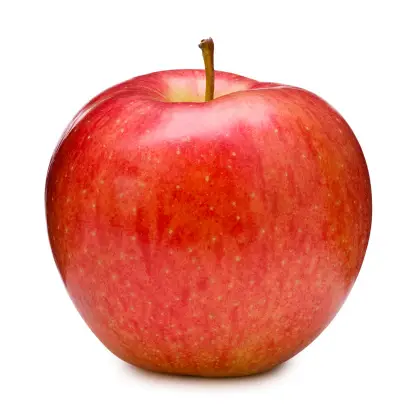
#> input picture a_image.webp, 414 x 414 px
$ python run.py
#> lines starting #> are read from the running program, lines starting #| are printed output that depends on the picture
#> further down, image is the input picture: shape (414, 414, 3); mean B, G, R 157.1, 167.2, 234.2
import cv2
import numpy as np


def convert_to_gray_scale(image):
    R, G, B = 0.21, 0.72, 0.07

    r_channel = image[:, :, 0]
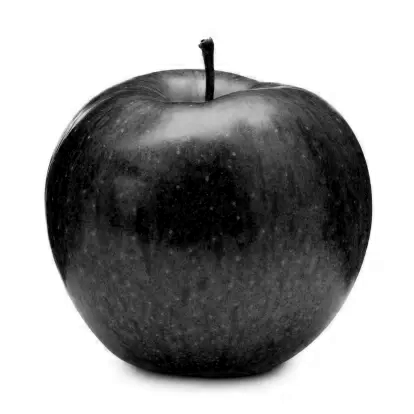
#> r_channel: shape (414, 414); min 0, max 255, mean 157.1
    g_channel = image[:, :, 1]
    b_channel = image[:, :, 2]
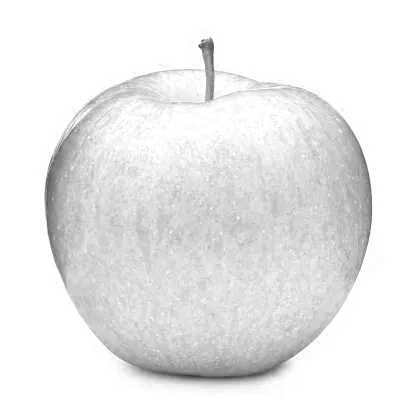
#> b_channel: shape (414, 414); min 63, max 255, mean 234.2

    gray_scale_image = R * r_channel + G * g_channel + B * b_channel

    gray_scale_image = gray_scale_image.astype("uint8")

    return gray_scale_image


def convolution_2d(image, kernel):
    image_height, image_width = image.shape
#> image_height = 414; image_width = 414
    kernel_height, kernel_width = kernel.shape

    output_height = image_height - kernel_height + 1
#> output_height = 412
    output_width = image_width - kernel_width + 1
#> output_width = 412

    output = np.zeros((output_height, output_width), "float32")

    for i in range(output_height):
        for j in range(output_width):
            image_region = image[i:i+kernel_height, j:j+kernel_width]
            output[i, j] = np.sum(image_region * kernel)

    return output


def apply_gaussian_filter(image):
    gaussian_filter_3x3 = np.array([
        [1, 2, 1],
        [2, 4, 2],
        [1, 2, 1],
    ], "float32") / 16

    return convolution_2d(image, gaussian_filter_3x3)


def calc_gradient(image):
    Mx = np.array([[0, 1], [-1, 0]], "float32")
    My = np.array([[1, 0], [0, -1]], "float32")

    Ix = convolution_2d(image, Mx)
    Iy = convolution_2d(image, My)
#> after the loop in convolution_2d (call 3), `for i in range(output_height):`:
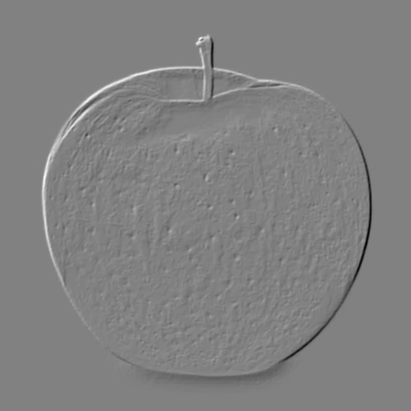
#> output: shape (411, 411) float32; min -109, max 105.6, mean 0; drawn with min black and max white

    G = np.hypot(Ix, Iy)
    G = G / G.max() * 255

    theta = np.arctan2(Iy, Ix)
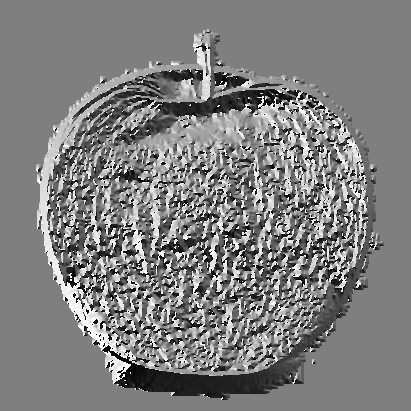
#> theta: shape (411, 411) float32; min -3.14, max 3.14, mean 0.0045; drawn with min black and max white

    return G, theta


def non_max_suppression(G, theta):
    height, width = G.shape
#> height = 411; width = 411
    after_nm_suppression = np.zeros((height, width), "float32")

    angle = theta * 180 / np.pi
    angle[angle < 0] += 180
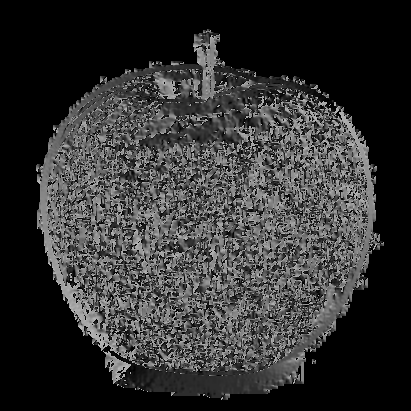
#> angle: shape (411, 411) float32; min 0, max 180, mean 50.1

    for i in range(1, height - 1):
        for j in range(1, width - 1):
            try:
                q, r = 255, 255
                if (0 <= angle[i, j] < 22.5) or (157.5 <= angle[i, j] <= 180):
                    q = G[i, j+1]
                    r = G[i, j-1]
                elif (22.5 <= angle[i, j] < 67.5):
                    q = G[i+1, j-1]
                    r = G[i-1, j+1]
                elif (67.5 <= angle[i, j] < 112.5):
                    q = G[i+1, j]
                    r = G[i-1, j]
                elif (112.5 <= angle[i, j] < 157.5):
                    q = G[i-1, j-1]
                    r = G[i+1, j+1]

                if (G[i, j] >= q) and (G[i, j] >= r):
                    after_nm_suppression[i, j] = G[i, j]
                else:
                    after_nm_suppression[i, j] = 0
            except:
                pass

    return after_nm_suppression


image = cv2.imread("a_image.webp")

gray_scale_image = convert_to_gray_scale(image)

gf_applied_image = apply_gaussian_filter(gray_scale_image)

G, theta = calc_gradient(gf_applied_image)

after_nm_suppression = non_max_suppression(G, theta)

canny_edge_image = np.zeros(after_nm_suppression.shape, "uint8")
canny_edge_image[np.where(after_nm_suppression >= 45)] = np.uint8(255)
canny_edge_image[np.where((15 < after_nm_suppression) & (after_nm_suppression < 45))] = np.uint8(15)

print("Original image: " + str(image.shape))
#| Original image: (414, 414, 3)
print("Canny edge image: " + str(canny_edge_image.shape))

cv2.imwrite("b_gray_scale.jpg", gray_scale_image)
cv2.imwrite("c_gf_applied_image.jpg", gf_applied_image)
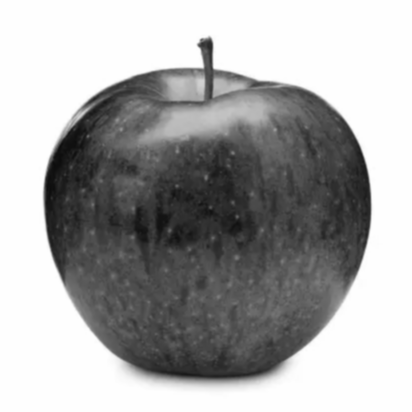
#> saved as c_gf_applied_image.jpg: shape (412, 412); min 13, max 254, mean 168.2
cv2.imwrite("d_gradient.jpg", G)
cv2.imwrite("e_after_nm_suppression.jpg", after_nm_suppression)
cv2.imwrite("f_canny_edge_image.jpg", canny_edge_image)
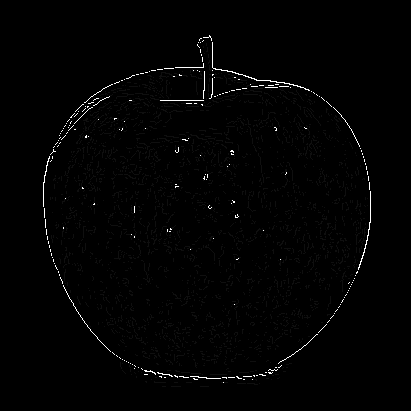
#> saved as f_canny_edge_image.jpg: shape (411, 411); min 0, max 255, mean 2.8
